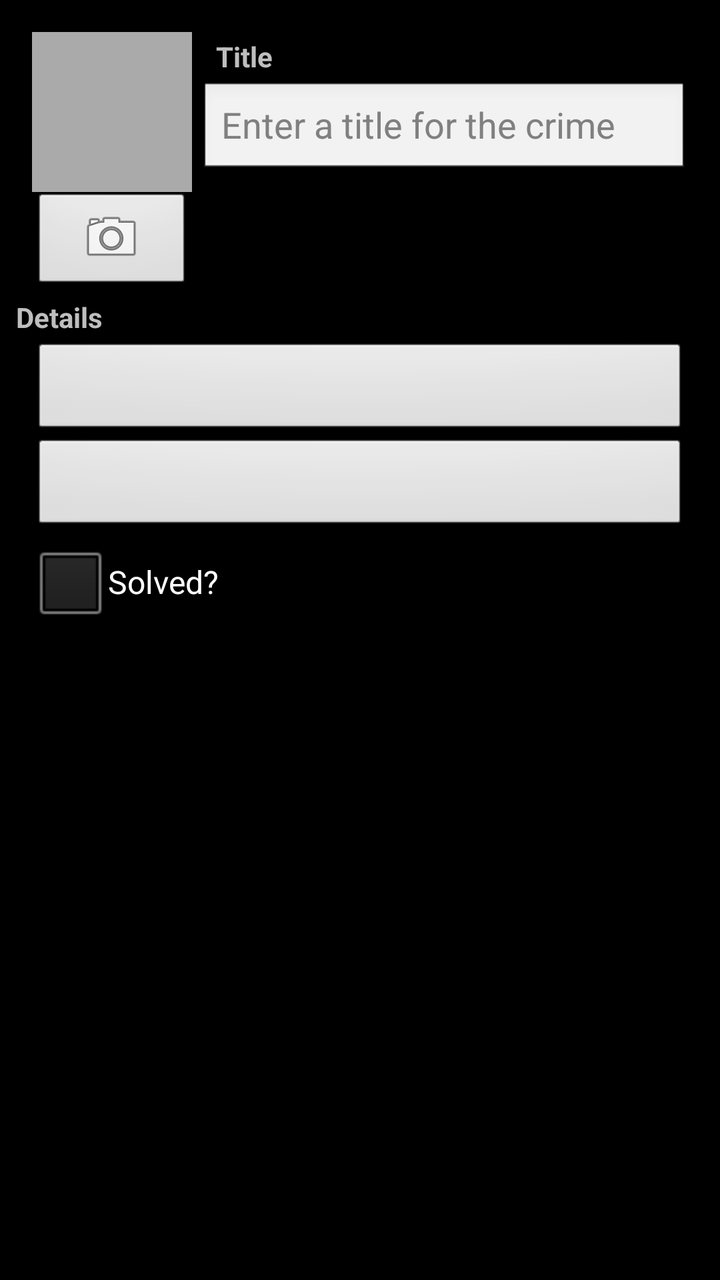
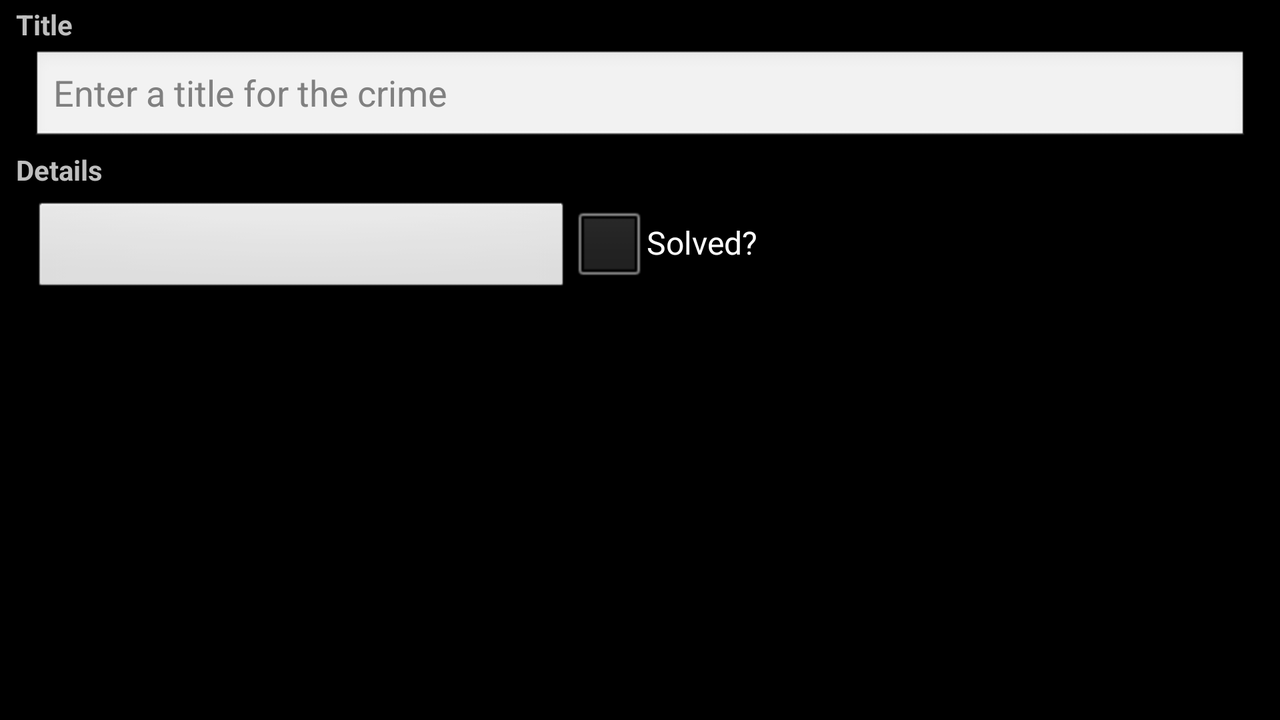

An Android layout and its configuration variant, each rendered on a device that would load it. The default file and the variant file are quoted in full after the pictures.
<!-- AndroidManifest.xml: application theme AppTheme -->
<!-- res/layout/fragment_crime.xml -->
<?xml version="1.0" encoding="utf-8"?>
<LinearLayout xmlns:android="http://schemas.android.com/apk/res/android"
  android:layout_width="match_parent"
  android:layout_height="wrap_content"
  android:orientation="vertical"
  >
  <LinearLayout 
    android:layout_width="fill_parent"
    android:layout_height="wrap_content"
    android:layout_marginLeft="16dp"
    android:layout_marginTop="16dp"
    >
    <LinearLayout
      android:layout_width="wrap_content"
      android:layout_height="wrap_content"
      android:orientation="vertical"
      android:layout_marginRight="4dp"
      >
      <ImageView android:id="@+id/crime_imageView"
        android:layout_width="80dp"
        android:layout_height="80dp"
        android:scaleType="centerInside"
        android:background="@android:color/darker_gray"
        android:cropToPadding="true"/>
      <ImageButton android:id="@+id/crime_imageButton"
        android:layout_width="match_parent"
        android:layout_height="wrap_content"
        android:src="@android:drawable/ic_menu_camera"
        />     
    </LinearLayout>
    <LinearLayout
      android:layout_width="wrap_content"
      android:layout_height="wrap_content"
      android:orientation="vertical"
      android:layout_weight="1"
      >
      <TextView
        android:layout_width="match_parent"
        android:layout_height="wrap_content"
        android:text="@string/crime_title_label"
        style="?android:listSeparatorTextViewStyle"
        />
      <EditText android:id="@+id/crime_title"
        android:layout_width="match_parent"
        android:layout_height="wrap_content"
        android:layout_marginRight="16dp"
        android:hint="@string/crime_title_hint"
        />
    </LinearLayout>
  </LinearLayout>
  <TextView
    android:layout_width="match_parent"
    android:layout_height="wrap_content"
    android:text="@string/crime_details_label"
    style="?android:listSeparatorTextViewStyle"
    />
  <Button android:id="@+id/crime_date"
    android:layout_width="match_parent"
    android:layout_height="wrap_content"
    android:layout_marginLeft="16dp"
    android:layout_marginRight="16dp"
    />
  <Button android:id="@+id/crime_time"
    android:layout_width="match_parent"
    android:layout_height="wrap_content"
    android:layout_marginLeft="16dp"
    android:layout_marginRight="16dp"
    />
  <CheckBox android:id="@+id/crime_solved"
    android:layout_width="match_parent"
    android:layout_height="wrap_content"
    android:layout_marginLeft="16dp"
    android:layout_marginRight="16dp"
    android:text="@string/crime_solved_label"
    />
</LinearLayout>
<!-- resources referenced by this layout -->
<resources>
  <string name="crime_details_label">Details</string>
  <string name="crime_solved_label">Solved?</string>
  <string name="crime_title_hint">Enter a title for the crime</string>
  <string name="crime_title_label">Title</string>
  <style name="AppTheme" parent="AppBaseTheme">
          
      </style>
  <style name="AppBaseTheme" parent="android:Theme">
          
      </style>
</resources>
<!-- res/layout-land/fragment_crime.xml (the author's variant of the layout above) -->
<!-- drawn on the phone turned sideways -->
<?xml version="1.0" encoding="utf-8"?>
<LinearLayout xmlns:android="http://schemas.android.com/apk/res/android"
    android:layout_width="match_parent"
    android:layout_height="match_parent"
    
    android:orientation="vertical" >

	<TextView
		android:layout_width="match_parent"
		android:layout_height="wrap_content"
		android:text="@string/crime_title_label"
		style="?android:listSeparatorTextViewStyle"
	/>
	<EditText 
	    android:id="@+id/crime_title"
		android:layout_width="match_parent"
		android:layout_height="wrap_content"
		android:hint="@string/crime_title_hint"
		android:layout_marginLeft="16dp"
		android:layout_marginRight="16dp"
	/>
	<TextView
		android:layout_width="match_parent"
		android:layout_height="wrap_content"
		android:text="@string/crime_details_label"
		style="?android:listSeparatorTextViewStyle"
	/>

	<LinearLayout
	    android:layout_width="match_parent"
	    android:layout_height="wrap_content"
	    android:layout_marginLeft="16dp"
	    android:layout_marginRight="16dp" >

		<Button
		    android:id="@+id/crime_date"
		    android:layout_width="wrap_content"
		    android:layout_height="wrap_content"
		    android:layout_weight="1" />

		<CheckBox
		    android:id="@+id/crime_solved"
		    android:layout_width="wrap_content"
		    android:layout_height="wrap_content"
		    android:layout_weight="1"
		    android:text="@string/crime_solved_label" />

	</LinearLayout>

</LinearLayout>
